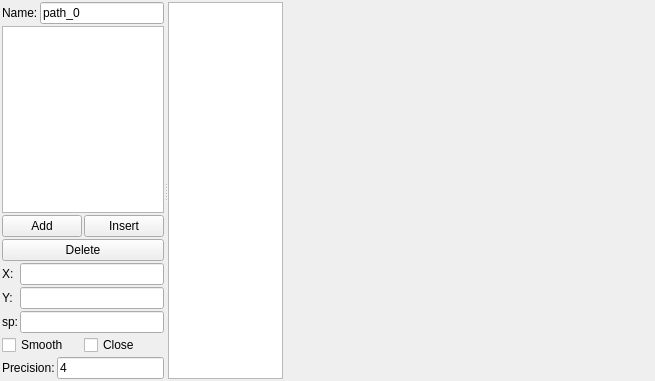
<?xml version="1.0" encoding="UTF-8"?>
<ui version="4.0">
 <class>PathWidget</class>
 <widget class="QWidget" name="PathWidget">
  <property name="geometry">
   <rect>
    <x>0</x>
    <y>0</y>
    <width>655</width>
    <height>381</height>
   </rect>
  </property>
  <property name="windowTitle">
   <string>Path</string>
  </property>
  <property name="windowIcon">
   <iconset resource="../LGMIcons.qrc">
    <normaloff>:/resources/icons/resources/path.png</normaloff>:/resources/icons/resources/path.png</iconset>
  </property>
  <widget class="QSplitter" name="splitter">
   <property name="geometry">
    <rect>
     <x>2</x>
     <y>2</y>
     <width>281</width>
     <height>377</height>
    </rect>
   </property>
   <property name="orientation">
    <enum>Qt::Horizontal</enum>
   </property>
   <widget class="QWidget" name="">
    <layout class="QVBoxLayout" name="verticalLayout_2">
     <property name="spacing">
      <number>2</number>
     </property>
     <item>
      <layout class="QHBoxLayout" name="horizontalLayout">
       <item>
        <widget class="QLabel" name="label">
         <property name="sizePolicy">
          <sizepolicy hsizetype="Preferred" vsizetype="Fixed">
           <horstretch>0</horstretch>
           <verstretch>0</verstretch>
          </sizepolicy>
         </property>
         <property name="text">
          <string>Name:</string>
         </property>
        </widget>
       </item>
       <item>
        <widget class="QLineEdit" name="lineEdit">
         <property name="text">
          <string>path_0</string>
         </property>
        </widget>
       </item>
      </layout>
     </item>
     <item>
      <widget class="QListWidget" name="listWidget">
       <property name="sizePolicy">
        <sizepolicy hsizetype="Expanding" vsizetype="Expanding">
         <horstretch>0</horstretch>
         <verstretch>0</verstretch>
        </sizepolicy>
       </property>
      </widget>
     </item>
     <item>
      <layout class="QVBoxLayout" name="verticalLayout">
       <item>
        <layout class="QHBoxLayout" name="horizontalLayout_4">
         <item>
          <widget class="QPushButton" name="pushButton_2">
           <property name="text">
            <string>Add</string>
           </property>
          </widget>
         </item>
         <item>
          <widget class="QPushButton" name="pushButton">
           <property name="text">
            <string>Insert</string>
           </property>
          </widget>
         </item>
        </layout>
       </item>
       <item>
        <widget class="QPushButton" name="pushButton_3">
         <property name="text">
          <string>Delete</string>
         </property>
        </widget>
       </item>
      </layout>
     </item>
     <item>
      <layout class="QGridLayout" name="gridLayout">
       <item row="0" column="0">
        <widget class="QLabel" name="label_3">
         <property name="text">
          <string>X:</string>
         </property>
        </widget>
       </item>
       <item row="0" column="1">
        <widget class="QLineEdit" name="lineEdit_3"/>
       </item>
       <item row="1" column="0">
        <widget class="QLabel" name="label_4">
         <property name="text">
          <string>Y:</string>
         </property>
        </widget>
       </item>
       <item row="1" column="1">
        <widget class="QLineEdit" name="lineEdit_4"/>
       </item>
       <item row="2" column="0">
        <widget class="QLabel" name="label_5">
         <property name="text">
          <string>sp:</string>
         </property>
        </widget>
       </item>
       <item row="2" column="1">
        <widget class="QLineEdit" name="lineEdit_5"/>
       </item>
      </layout>
     </item>
     <item>
      <layout class="QHBoxLayout" name="horizontalLayout_3">
       <item>
        <widget class="QCheckBox" name="checkBox">
         <property name="text">
          <string>Smooth</string>
         </property>
        </widget>
       </item>
       <item>
        <widget class="QCheckBox" name="checkBox_2">
         <property name="text">
          <string>Close</string>
         </property>
        </widget>
       </item>
      </layout>
     </item>
     <item>
      <layout class="QHBoxLayout" name="horizontalLayout_2">
       <item>
        <widget class="QLabel" name="label_2">
         <property name="text">
          <string>Precision:</string>
         </property>
        </widget>
       </item>
       <item>
        <widget class="QLineEdit" name="lineEdit_2">
         <property name="text">
          <string>4</string>
         </property>
        </widget>
       </item>
      </layout>
     </item>
    </layout>
   </widget>
   <widget class="QGraphicsView" name="graphicsView">
    <property name="sizePolicy">
     <sizepolicy hsizetype="Expanding" vsizetype="Expanding">
      <horstretch>0</horstretch>
      <verstretch>0</verstretch>
     </sizepolicy>
    </property>
   </widget>
  </widget>
 </widget>
 <resources>
  <include location="../LGMIcons.qrc"/>
 </resources>
 <connections/>
</ui>
